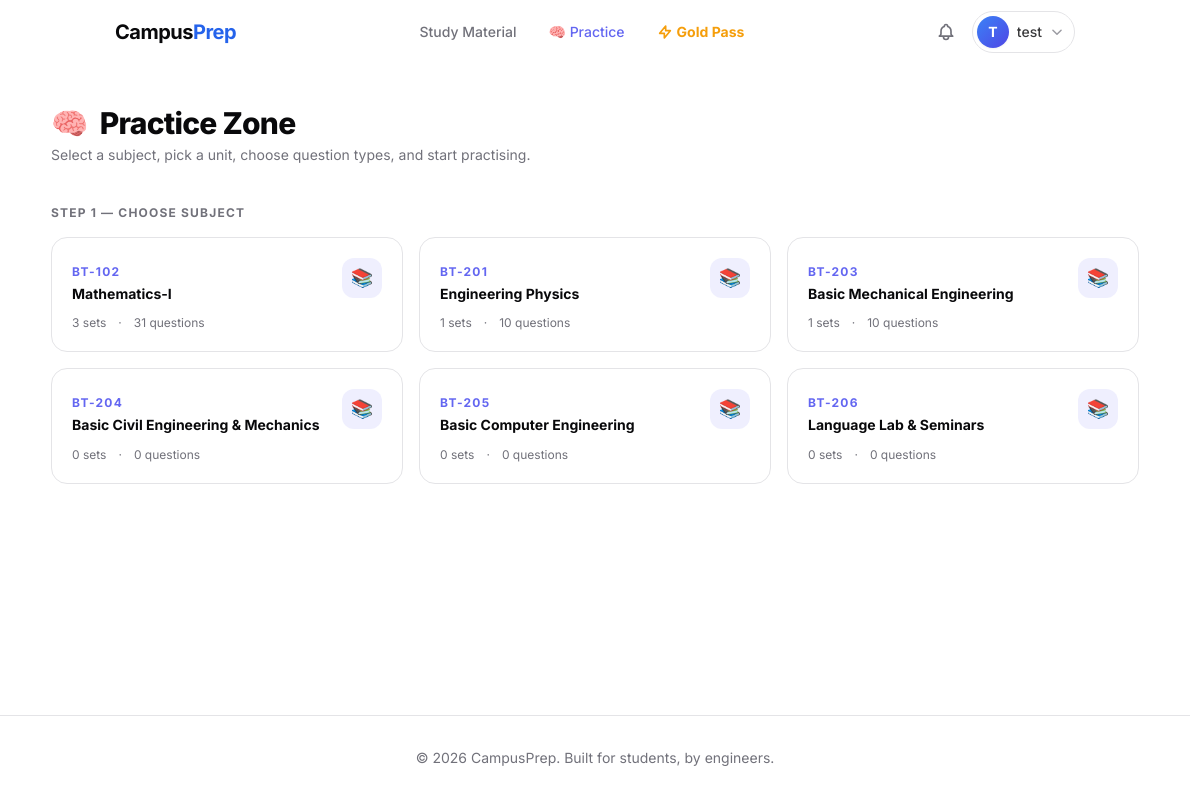
Screenshot of /practice/ (signed in) with the database file from the repository.
### apps/users/models.py (models this page shows, shortened)
class User(AbstractUser):
    phone_number = models.CharField(max_length=15, blank=True, null=True)
    preferred_branch = models.ForeignKey(
        'academics.Branch',
        on_delete=models.SET_NULL,
        null=True,
        blank=True,
        related_name='users'
    )
    preferred_semester = models.ForeignKey(
        'academics.Semester',
        on_delete=models.SET_NULL,
        null=True,
        blank=True,
        related_name='users'
    )
    active_subscription_valid_until = models.DateField(null=True, blank=True)
    gold_pass_branch = models.ForeignKey(
        'academics.Branch',
        on_delete=models.SET_NULL,
        null=True,
        blank=True,
        related_name='gold_pass_users'
    )
    gold_pass_semester = models.ForeignKey(
        'academics.Semester',
        on_delete=models.SET_NULL,
        null=True,
        blank=True,
        related_name='gold_pass_users'
    )
    active_subscription_plan = models.ForeignKey(
        'products.SubscriptionPlan',
        on_delete=models.SET_NULL,
        null=True,
        blank=True,
        related_name='subscribed_users'
    )

### apps/academics/models.py (models this page shows, shortened)
class Subject(models.Model):
    branch = models.ForeignKey(Branch, on_delete=models.CASCADE, related_name='subjects')
    semester = models.ForeignKey(Semester, on_delete=models.CASCADE, related_name='subjects')
    code = models.CharField(max_length=20, help_text="e.g., CS-402")
    name = models.CharField(max_length=200)
    description = models.TextField(blank=True)
    is_active = models.BooleanField(default=True)
    class Meta:
        unique_together = ('branch', 'semester', 'code')

### apps/practice/views.py (the view)
# urls.py: path('',                              views.index,            name='practice_index'),
@login_required
def index(request):
    user = request.user
    subjects = Subject.objects.select_related('branch', 'semester').filter(is_active=True)
    if hasattr(user, 'preferred_branch') and user.preferred_branch:
        subjects = subjects.filter(branch=user.preferred_branch)
    if hasattr(user, 'preferred_semester') and user.preferred_semester:
        subjects = subjects.filter(semester=user.preferred_semester)
    subject_data = []
    for subj in subjects:
        set_count = QuestionSet.objects.filter(subject=subj, is_published=True).count()
        q_count   = Question.objects.filter(subject=subj, is_published=True).count()
        subject_data.append({
            'subject': subj,
            'set_count': set_count,
            'question_count': q_count,
            'units': list(subj.units.all()),
        })
    return render(request, 'practice/index.html', {
        'subject_data': subject_data,
    })

### templates/practice/index.html (shortened to what this page needs)
{% extends "base.html" %}
{% block content %}
<div class="max-w-6xl mx-auto py-10 px-4 sm:px-6 lg:px-8 space-y-10">
  <div>
    <h1 class="text-3xl font-extrabold tracking-tight flex items-center gap-3">
      <span class="text-3xl">🧠</span> Practice Zone
    </h1>
    <p class="text-muted-foreground mt-1 text-sm">Select a subject, pick a unit, choose question types, and start practising.</p>
  </div>
  <section>
    <h2 class="text-xs font-bold uppercase tracking-widest text-muted-foreground mb-4">Step 1 — Choose Subject</h2>
    {% if subject_data %}
    <div class="grid grid-cols-1 sm:grid-cols-2 lg:grid-cols-3 gap-4" id="subjectGrid">
      {% for item in subject_data %}
      <div class="subject-card border border-border rounded-2xl p-5 bg-card"
           data-subject-id="{{ item.subject.id }}"
           data-subject-name="{{ item.subject.name }}"
           data-units='{% for u in item.units %}{"id":{{ u.id }},"name":"{{ u.name|escapejs }}"}{% if not forloop.last %},{% endif %}{% endfor %}'
           onclick="selectSubject(this)">
        <div class="flex items-start justify-between mb-3">
          <div>
            <span class="text-xs font-bold text-indigo-500 uppercase tracking-widest">{{ item.subject.code }}</span>
            <h3 class="font-bold text-foreground text-sm mt-0.5 leading-snug">{{ item.subject.name }}</h3>
          </div>
          <div class="w-10 h-10 rounded-xl bg-indigo-500/10 flex items-center justify-center text-lg flex-shrink-0">📚</div>
        </div>
        <div class="flex gap-3 text-xs text-muted-foreground">
          <span>{{ item.set_count }} sets</span>
          <span>·</span>
          <span>{{ item.question_count }} questions</span>
        </div>
      </div>
      {% endfor %}
    </div>
    {% else %}
    <div class="border border-border rounded-2xl p-10 text-center text-muted-foreground bg-card">
      No subjects found for your program. <a href="{% url 'onboarding' %}" class="text-indigo-500 font-medium">Set your program →</a>
    </div>
    {% endif %}
  </section>
</div>
{% endblock %}

### templates/base.html (shortened to what this page needs)
<!DOCTYPE html>
<html lang="en" class="h-full {% if request.COOKIES.theme == 'dark' %}dark{% endif %}">
<head>
    <script src="https://cdn.tailwindcss.com"></script>
</head>
<body class="min-h-screen flex flex-col font-sans antialiased bg-background text-foreground transition-colors duration-300">
    <header class="sticky top-0 z-50 w-full glass-nav transition-all duration-300">
        <div class="container mx-auto px-4 sm:px-6 lg:px-8">
            <div class="flex items-center justify-between h-16">
                <div class="flex-shrink-0">
                    <a href="{% if user.is_authenticated %}{% url 'dashboard' %}{% else %}{% url 'home' %}{% endif %}" class="text-xl font-bold tracking-tight">
                        Campus<span class="text-blue-600 dark:text-blue-400">Prep</span>
                    </a>
                </div>
                <nav class="hidden md:flex md:space-x-8 items-center">
                    <a href="{% url 'dashboard' %}" class="text-sm font-medium {% if request.resolver_match.url_name == 'dashboard' %}text-primary{% else %}text-muted-foreground hover:text-foreground{% endif %} transition-colors">
                        Study Material
                    </a>
                    <a href="{% url 'practice_index' %}" class="text-sm font-medium {% if 'practice' in request.resolver_match.url_name %}text-indigo-500{% else %}text-muted-foreground hover:text-foreground{% endif %} transition-colors">
                        🧠 Practice
                    </a>
                    <a href="{% if request.user.is_authenticated %}{% url 'checkout_gold_pass' %}?branch={{ request.user.preferred_branch_id }}&semester={{ request.user.preferred_semester_id }}{% else %}{% url 'login' %}{% endif %}" class="text-sm font-bold text-amber-500 hover:text-amber-600 transition-colors flex items-center">
                        <svg class="w-4 h-4 mr-1" fill="none" viewBox="0 0 24 24" stroke="currentColor"><path stroke-linecap="round" stroke-linejoin="round" stroke-width="2.5" d="M13 10V3L4 14h7v7l9-11h-7z"></path></svg>
                        Gold Pass
                    </a>
                </nav>
                <div class="hidden md:flex items-center gap-2">
                    {% if user.is_authenticated %}
                    <a href="{% url 'notifications:list' %}" class="relative p-2 text-muted-foreground hover:text-foreground transition-all duration-200 hover:bg-muted/60 rounded-full"
                       id="notificationsBell"
                       hx-get="{% url 'notifications:unread_count' %}"
                       hx-trigger="load, every 30s, notifications-updated from:body"
                       hx-target="#unreadBadge">
                    </a>
                    <div class="relative" id="userDropdownContainer">
                        <button id="userDropdownBtn" class="flex items-center gap-2 rounded-full p-1 pr-2.5 border border-border hover:border-muted-foreground/40 hover:bg-muted/60 transition-all duration-200 focus:outline-none group">
                            <div class="w-8 h-8 rounded-full bg-gradient-to-br from-blue-500 to-indigo-600 flex items-center justify-center text-white text-sm font-bold flex-shrink-0 shadow-sm">
                                {{ user.username|slice:":1"|upper }}
                            </div>
                            <span class="text-sm font-medium text-foreground/80 group-hover:text-foreground max-w-[80px] truncate transition-colors">{{ user.username }}</span>
                            <svg class="w-3.5 h-3.5 text-muted-foreground/70 transition-transform duration-200" id="dropdownChevron" fill="none" viewBox="0 0 24 24" stroke="currentColor"><path stroke-linecap="round" stroke-linejoin="round" stroke-width="2.5" d="M19 9l-7 7-7-7"></path></svg>
                        </button>
                    </div>
                    {% else %}
                    <a href="{% url 'login' %}" class="text-sm font-medium text-muted-foreground hover:text-foreground transition-colors">Log in</a>
                    <a href="{% url 'signup' %}" class="bg-primary text-primary-foreground hover:bg-primary/90 px-4 py-2 rounded-md text-sm font-medium transition-colors shadow-sm">Sign up</a>
                    {% endif %}
                </div>
            </div>
        </div>
    </header>
    <main class="flex-grow">
        {% block content %}{% endblock %}
    </main>
    <footer class="border-t border-border mt-auto py-8">
        <div class="container mx-auto px-4 text-center text-sm text-muted-foreground">
            &copy; 2026 CampusPrep. Built for students, by engineers.
        </div>
    </footer>
</body>
</html>

### templates/base.html (style rules this page uses)
.glass-nav { background: rgba(255, 255, 255, 0.7); backdrop-filter: blur(12px); -webkit-backdrop-filter: blur(12px); border-bottom: 1px solid rgba(255, 255, 255, 0.2); }
* { scrollbar-width: thin; scrollbar-color: hsl(var(--muted-foreground) / 0.2) transparent; }

### templates/practice/index.html (style rules this page uses)
.subject-card { cursor:pointer; transition: all 0.2s ease; }

### rows the page displays
User: username "T", username "test"
Subject: subject.code "BT-102", subject.name "Mathematics-I", set_count "3", question_count "31"
Subject: subject.code "BT-201", subject.name "Engineering Physics", set_count "1", question_count "10"
Subject: subject.code "BT-203", subject.name "Basic Mechanical Engineering", set_count "1", question_count "10"
Subject: subject.code "BT-204", subject.name "Basic Civil Engineering & Mechanics", set_count "0", question_count "0"
Subject: subject.code "BT-205", subject.name "Basic Computer Engineering", set_count "0", question_count "0"
Subject: subject.code "BT-206", subject.name "Language Lab & Seminars", set_count "0", question_count "0"
